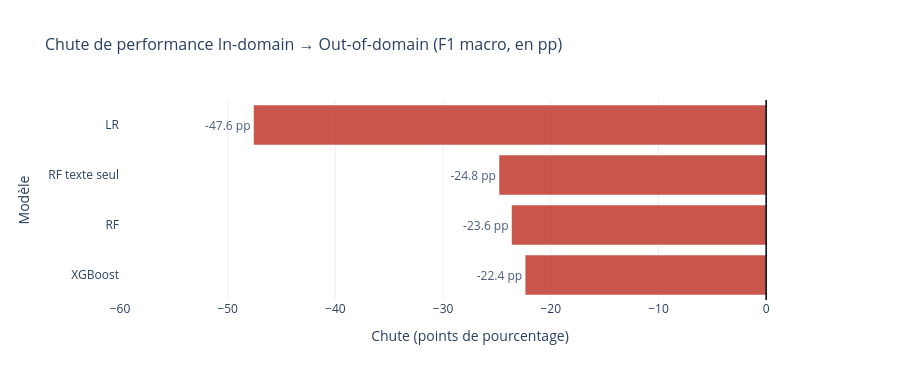

Source (notebook cell):
### Code cell
# --- Graphique 2 : Chute en points de pourcentage ---

drops_pp = [
    (m, (f_out - f_in) * 100)
    for m, f_in, f_out in zip(
        MODELS,
        df_in_plot["f1_macro"].tolist(),
        df_out_plot["f1_macro"].tolist(),
    )
]
drops_pp_sorted = sorted(drops_pp, key=lambda x: x[1], reverse=True)  # moins de chute en premier

model_labels = [d[0] for d in drops_pp_sorted]
drop_values  = [d[1] for d in drops_pp_sorted]
bar_colors   = ["#27ae60" if v >= 0 else "#c0392b" for v in drop_values]

fig2 = go.Figure()

fig2.add_trace(go.Bar(
    x=drop_values,
    y=model_labels,
    orientation="h",
    marker_color=bar_colors,
    opacity=0.85,
    text=[f"{v:+.1f} pp" for v in drop_values],
    textposition="outside",
))

fig2.add_vline(x=0, line_color="black", line_width=1.5)

fig2.update_layout(
    title=dict(text="Chute de performance In-domain → Out-of-domain (F1 macro, en pp)", font=dict(size=16)),
    xaxis=dict(title="Chute (points de pourcentage)", tickformat="+.0f", range=[-60, 5]),
    yaxis_title="Modèle",
    template="plotly_white",
    height=380,
    margin=dict(l=120),
)

fig2.show()
print("Graphique 2 — Chute en pp affiché.")

### Figure 1 — Plotly figure (JSON) as saved in the notebook; plotly's stock layout.template omitted (floating-point values rounded to 4 significant figures)
{"data": [{"marker": {"color": ["#c0392b", "#c0392b", "#c0392b", "#c0392b"]}, "opacity": 0.85, "orientation": "h", "text": ["-22.4 pp", "-23.6 pp", "-24.8 pp", "-47.6 pp"], "textposition": "outside", "type": "bar", "x": [-22.38, -23.64, -24.81, -47.6], "y": ["XGBoost", "RF", "RF texte seul", "LR"]}], "layout": {"height": 380, "margin": {"l": 120}, "shapes": [{"line": {"color": "black", "width": 1.5}, "type": "line", "x0": 0, "x1": 0, "xref": "x", "y0": 0, "y1": 1, "yref": "y domain"}], "title": {"font": {"size": 16}, "text": "Chute de performance In-domain → Out-of-domain (F1 macro, en pp)"}, "xaxis": {"range": [-60, 5], "tickformat": "+.0f", "title": {"text": "Chute (points de pourcentage)"}}, "yaxis": {"title": {"text": "Modèle"}}}}
